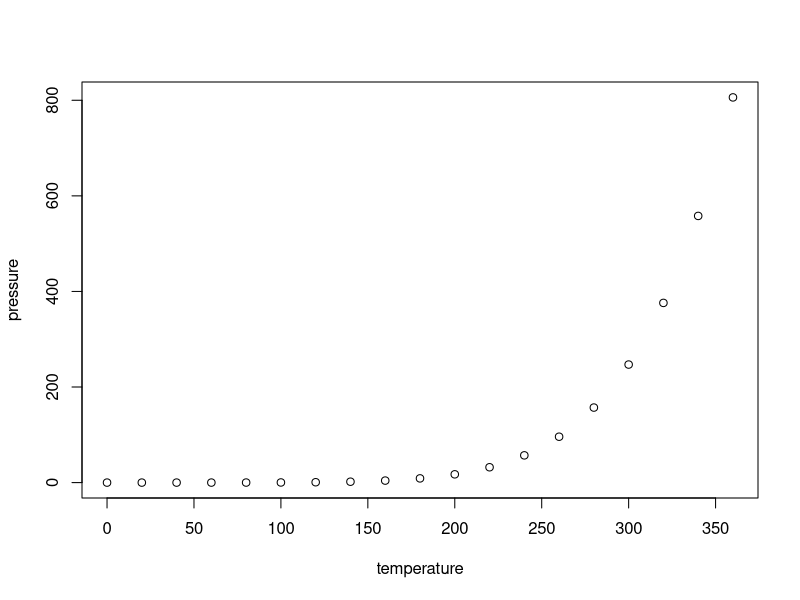
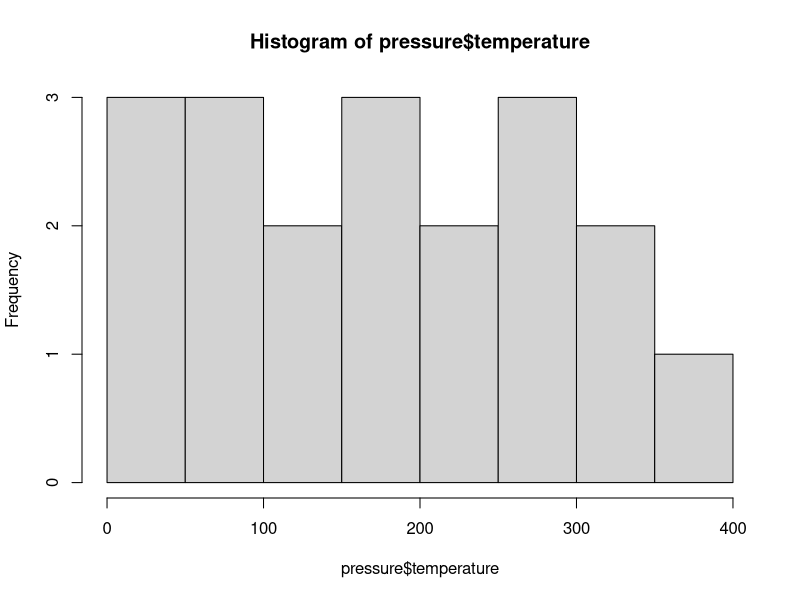
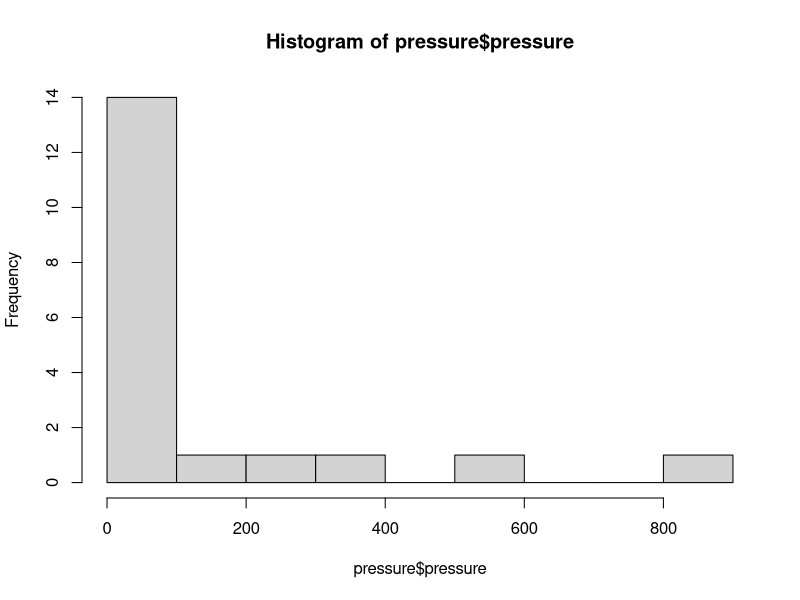
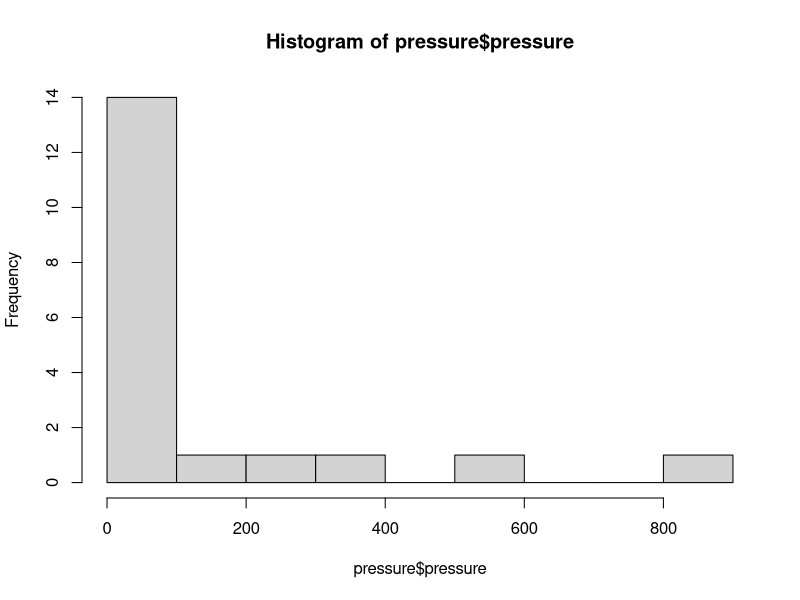

Generate these figures, in order, with R:
## ---- chunk 1
knitr::opts_chunk$set(echo = TRUE)
## ---- chunk 2
summary(cars)
## ---- chunk 3
cat("### Pressure Vs Temp {-} \n \n") # explicitly naming the tab
plot(pressure) # the plot of interest
cat("\n \n") # adding two line breaks after the plot

cat("### Hist of Temp {-} \n \n")
hist(pressure$temperature)
cat("\n \n")

cat("### Hist of Pressure {-} \n \n")
hist(pressure$pressure)
cat("\n \n")
## ---- chunk 4
hist(pressure$pressure)
